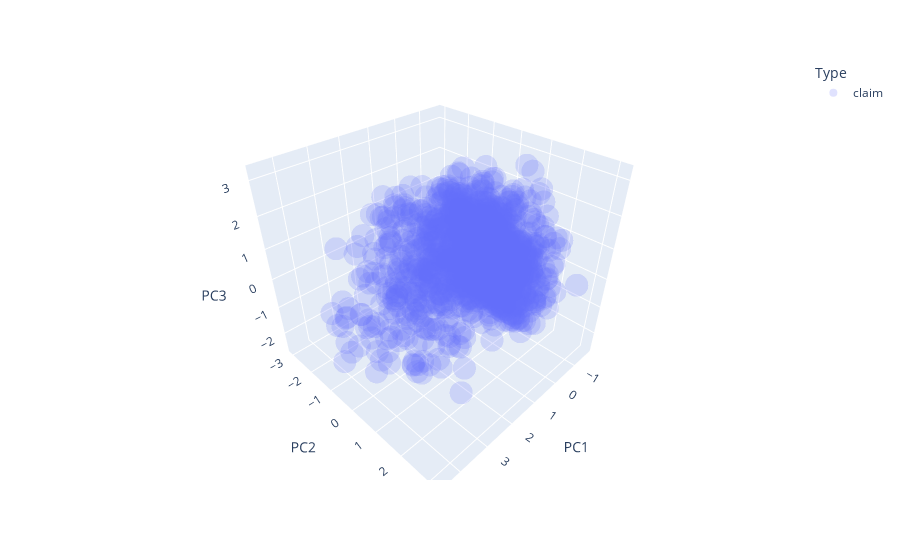

The notebook cell this image was saved under:
### Code cell
fig3d = px.scatter_3d(df_scores, x='PC1',y='PC2',z='PC3',color = 'Type',opacity = .2)
fig3d.show()

### Figure 1 — Plotly figure (JSON) as saved in the notebook; plotly's stock layout.template omitted (floating-point values rounded to 4 significant figures; data arrays with more than 128 entries replaced by an {"elided": "..."} marker saying what was removed)
{"data": [{"hovertemplate": "Type=claim<br>PC1=%{x}<br>PC2=%{y}<br>PC3=%{z}<extra></extra>", "legendgroup": "claim", "marker": {"color": "#636efa", "opacity": 0.2, "symbol": "circle"}, "mode": "markers", "name": "claim", "scene": "scene", "showlegend": true, "type": "scatter3d", "x": {"elided": "1332 float values"}, "y": {"elided": "1332 float values"}, "z": {"elided": "1332 float values"}}], "layout": {"legend": {"title": {"text": "Type"}, "tracegroupgap": 0}, "margin": {"t": 60}, "scene": {"domain": {"x": [0, 1], "y": [0, 1]}, "xaxis": {"title": {"text": "PC1"}}, "yaxis": {"title": {"text": "PC2"}}, "zaxis": {"title": {"text": "PC3"}}}}}
